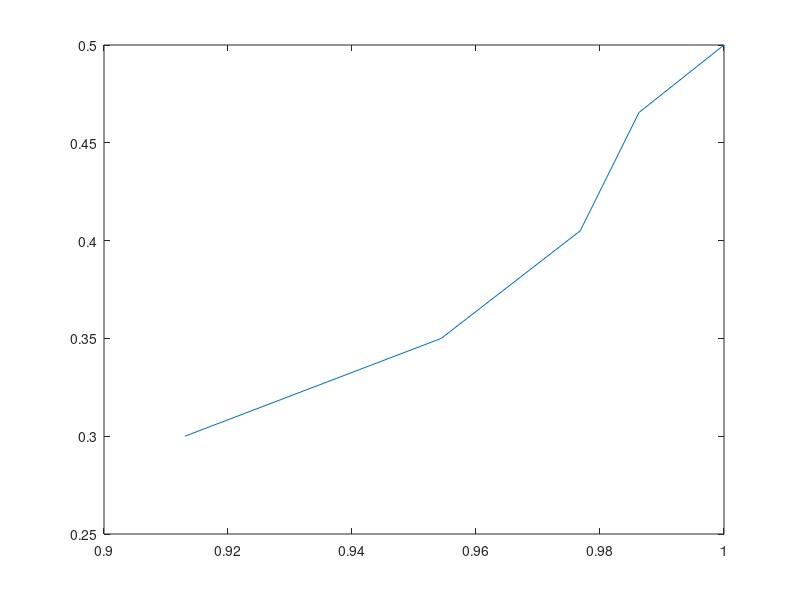
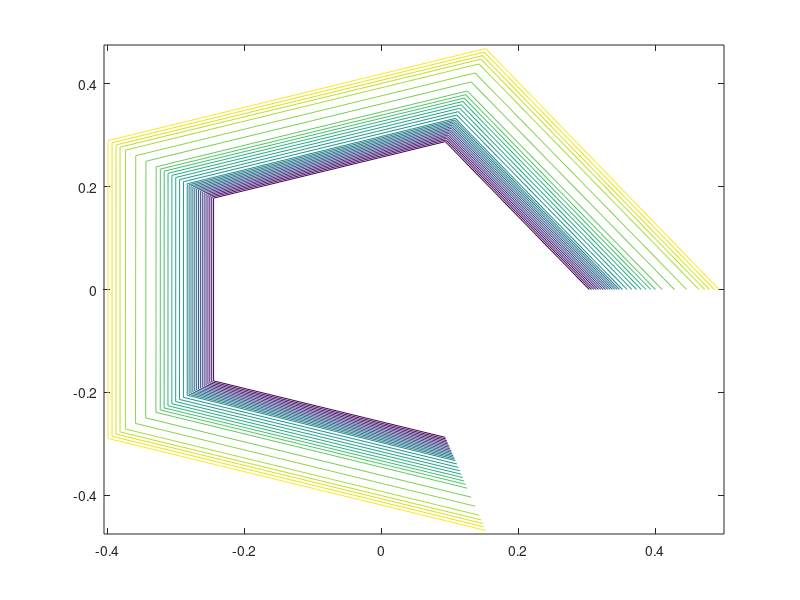
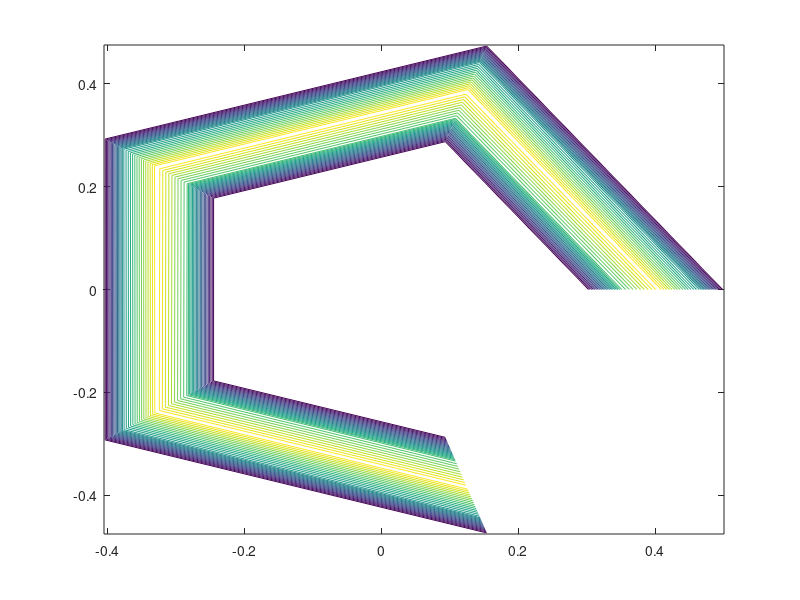

Here is the MATLAB script that generated these plots, in order:
clc
clear all
tic;
format long
alpha=1.1;
nu=1;
k1=5000;
delta_r1(1)=0.05;
r(1)=0.3;
i=1;
while r(i)<0.5
    delta_r1(i+1)=alpha*delta_r1(i);
    r(i+1)=r(i)+delta_r1(i);
   
%     delta_r(i)=abs(r(i+1)-r(i));
        i=i+1;
end
Imax=i;
r(Imax)=0.5;
delta_r1(Imax-1)=0.5-r(Imax-1);
for i=1:Imax-1
delta_r(i)=delta_r1(i);
end


delta_teta=2*pi/Imax;
teta=[0:delta_teta:2*pi-delta_teta];
w=ones(Imax,Imax,k1);
w(:,1,:)=-5.625;
w(:,Imax,:)=-5.625;
 
for j=1:Imax-1
    A(j)=(2)/((delta_r(j)^2)*alpha*(alpha+1));
    B(j)=1/(r(j)*alpha*delta_r(j)*(1+alpha));
    C(j)=1/(r(j)*delta_teta)^2;
    %E(j)=1/(r(j)*A(j))+2/(A(j));
    %F(j)=-alpha^2*(1/(r(j)*A(j)))+2*alpha/(A(j)*delta_r(j));
end
  
D=zeros(Imax,Imax,k1);
si=ones(Imax,Imax,k1);
si(:,Imax,:)=1;
si1=ones(Imax,Imax,k1);
si0=ones(Imax,Imax,k1);

v=1;
k=1;
while v>10^(-6)
%    for k=1:1000   
      for i=1:Imax
si0(i,1,k+1)=si(i,2,k+1)-(2*(alpha)*delta_r(1)*1.5);
end

for i=2:Imax-1
        
        si(i,1,k+1)=(-si(i,2,k+1)*(A(1)+B(1))-si0(i,1,k)*(A(1)*alpha-(alpha^2)*B(1))-si(i+1,1,k+1)*C(1)-si(i-1,1,k)*C(1)-w(i,1,k))/(-A(1)*(alpha+1)+B(1)*((alpha^2)-1)-2*C(1));

     
end
        si(Imax,1,k+1)=(-si(Imax,2,k+1)*(A(1)+B(1))-si0(Imax,1,k)*(A(1)*alpha-(alpha^2)*B(1))-si(1,1,k+1)*C(1)-si(Imax-1,1,k)*C(1)-w(Imax,1,k))/(-A(1)*(alpha+1)+B(1)*((alpha^2)-1)-2*C(1));
        si(1,1,k+1)=(-si(1,2,k+1)*(A(1)+B(1))-si0(1,1,k)*(A(1)*alpha-(alpha^2)*B(1))-si(2,1,k+1)*C(1)-si(Imax,1,k)*C(1)-w(1,1,k))/(-A(1)*(alpha+1)+B(1)*((alpha^2)-1)-2*C(1));
% si(:,1,k)=(3*delta_r(1)-4*si(1,2,k)-si(1,3,k))/3;

for j=2:Imax-1
    
    for i=2:Imax-1
        
        si(i,j,k+1)=(-si(i,j+1,k+1)*(A(j)+B(j))-si(i,j-1,k)*(A(j)*alpha-(alpha^2)*B(j))-si(i+1,j,k+1)*C(j)-si(i-1,j,k)*C(j)-w(i,j,k))/(-A(j)*(alpha+1)+B(j)*((alpha^2)-1)-2*C(j));

     
    end
        si(Imax,j,k+1)=(-si(Imax,j+1,k+1)*(A(j)+B(j))-si(Imax,j-1,k)*(A(j)*alpha-(alpha^2)*B(j))-si(1,j,k+1)*C(j)-si(Imax-1,j,k)*C(j)-w(Imax,j,k))/(-A(j)*(alpha+1)+B(j)*((alpha^2)-1)-2*C(j));
 
        si(1,j,k+1)=(-si(1,j+1,k+1)*(A(j)+B(j))-si(1,j-1,k)*(A(j)*alpha-(alpha^2)*B(j))-si(2,j,k+1)*C(j)-si(Imax,j,k)*C(j)-w(1,j,k))/(-A(j)*(alpha+1)+B(j)*((alpha^2)-1)-2*C(j));
end

%  for i=2:Imax-1
%    si(i,1,k+1)=si(i,2,k+1)-r(1)*5*delta_r(1);
% 
%  end
%  si(Imax,1,k+1)=si(Imax,2,k+1)-r(1)*5*delta_r(1);
%  si(1,1,k+1)=si(1,2,k+1)-r(1)*5*delta_r(1);
  v=max(max(abs(si(:,:,k+1)-si(:,:,k))));
 
for j=2:Imax-1
    for i=2:Imax-1
        D(1,j,k+1)=nu*(alpha+1)*A(j)-((alpha^2)-1)*nu*B(j)+2*nu*C(j)+((alpha^2)-1)*B(j)*(si(2,j,k+1)-si(Imax,j,k+1))/(2*delta_teta);

    
        D(i,j,k+1)=nu*(alpha+1)*A(j)-((alpha^2)-1)*nu*B(j)+2*nu*C(j)+((alpha^2)-1)*B(j)*(si(i+1,j,k+1)-si(i-1,j,k+1))/(2*delta_teta);

    end
        D(Imax,j,k+1)=nu*(alpha+1)*A(j)-((alpha^2)-1)*nu*B(j)+2*nu*C(j)+((alpha^2)-1)*B(j)*(si(1,j,k+1)-si(Imax-1,j,k+1))/(2*delta_teta);

end

   for j=2:Imax-1

      for i=2:Imax-1
        w(1,j,k+1)=(w(1,j+1,k+1)*(nu*A(j)+nu*B(j)-B(j)*((si(2,j,k+1)-si(Imax,j,k+1))/(2*delta_teta)))+...
            w(1,j-1,k)*(alpha*nu*A(j)-(alpha^2)*nu*B(j)+(alpha^2)*B(j)*(si(2,j,k+1)-si(Imax-1,j,k+1))/(2*delta_teta))+...
            w(2,j,k+1)*(nu*C(j)-B(j)*(si(1,j+1,k+1)-(alpha^2)*si(1,j-1,k+1)+((alpha^2)-1)*si(1,j,k+1))/(2*delta_teta))+...
            w(Imax,j,k)*(nu*C(j)+B(j)*(si(1,j+1,k+1)-(alpha^2)*si(1,j-1,k+1)+((alpha^2)-1)*si(1,j,k+1))/(2*delta_teta)))/D(1,j,k+1);
        
        w(i,j,k+1)=(w(i,j+1,k+1)*(nu*A(j)+nu*B(j)-B(j)*((si(i+1,j,k+1)-si(i-1,j,k+1))/(2*delta_teta)))+...
            w(i,j-1,k)*(alpha*nu*A(j)-(alpha^2)*nu*B(j)+(alpha^2)*B(j)*(si(i+1,j,k+1)-si(i-1,j,k+1))/(2*delta_teta))+...
            w(i+1,j,k+1)*(nu*C(j)-B(j)*(si(i,j+1,k+1)-(alpha^2)*si(i,j-1,k+1)+((alpha^2)-1)*si(i,j,k+1))/(2*delta_teta))+...
            w(i-1,j,k)*(nu*C(j)+B(j)*(si(i,j+1,k+1)-(alpha^2)*si(i,j-1,k+1)+((alpha^2)-1)*si(i,j,k+1))/(2*delta_teta)))/D(i,j,k+1);
         
         w(Imax,j,k+1)=(w(Imax,j+1,k+1)*(nu*A(j)+nu*B(j)-B(j)*((si(1,j,k+1)-si(Imax-1,j,k+1))/(2*delta_teta)))+...
            w(Imax,j-1,k)*(alpha*nu*A(j)-(alpha^2)*nu*B(j)+(alpha^2)*B(j)*(si(1,j,k+1)-si(Imax-1,j,k+1))/(2*delta_teta))+...
            w(1,j,k+1)*(nu*C(j)-B(j)*(si(1,j+1,k+1)-(alpha^2)*si(1,j-1,k+1)+((alpha^2)-1)*si(1,j,k+1))/(2*delta_teta))+...
            w(Imax-1,j,k)*(nu*C(j)+B(j)*(si(Imax,j+1,k+1)-(alpha^2)*si(Imax,j-1,k+1)+((alpha^2)-1)*si(Imax,j,k+1))/(2*delta_teta)))/D(Imax,j,k+1);
      end

  end
 k=k+1;
  end
%  
si1=si(:,:,k);
w1=w(:,:,k);
% 
% % [T R]=pol2cart(teta,r(1,:));
% % [X Y]= meshgrid(T,R); 
% % 
% % figure(1)
% % contour(X,Y,si1,30)
% % colorbar;
% % 
% % figure(2)
% % contour(X,Y,w1)
% % colorbar
% 
% %%
figure(1)
[x,y]=meshgrid(r,teta);
plot(si1(1,:),r)

% figure(1)
[b,o]=pol2cart(y,x);
% contour(y,x,si1)
% 
figure(2)
contour(b,o,si1,30)

figure(3)
%  plot(w1(1,:),r)
 contour(b,o,w1,30)

% %%
% for j=1:Imax
%     for i=2:Imax-1
% Vr(i,j)=(si(i+1,j,k)-si(i-1,j,k))/(r(j)*2*delta_teta);
%     end
% Vr(1,j)=(si(2,j,k)-si(Imax,j,k))/(r(j)*2*delta_teta);
% Vr(Imax,j)=(si(1,j,k)-si(Imax-1,j,k))/(r(j)*2*delta_teta);
% 
% end
% for j=1:Imax-1
%     for i=1:Imax-1
% Vt(i,j)=(si(i+1,j,k+1)-si(i,j,k))/(2*delta_r(j));
%     end
% Vt(Imax,j)=(si(1,j,k+1)-si(Imax,j,k))/(2*delta_r(j));
% 
% end
% figure(8)
% plot(r,Vt);
toc;
